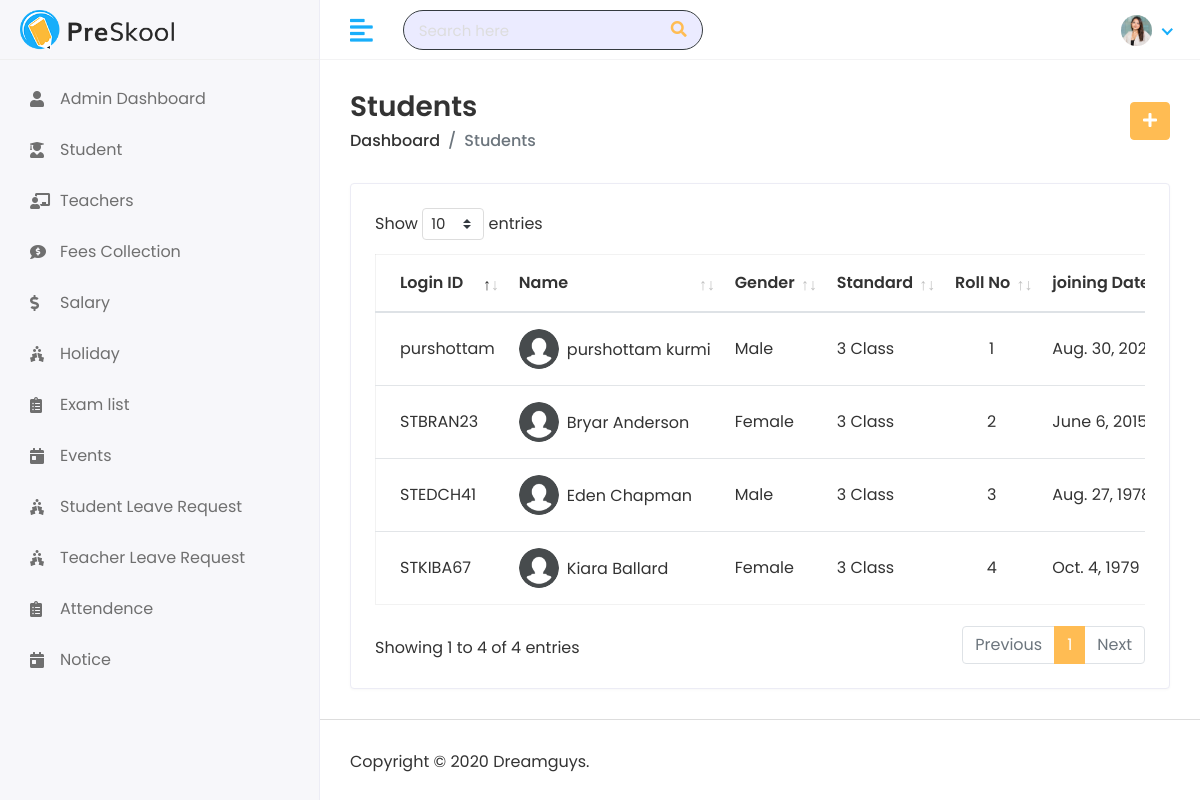
Screenshot of /admin-app/student/ (signed in) with the database file from the repository.
### student/models.py (models this page shows, shortened)
class Student(BaseModel):
    user = models.ForeignKey(CustomUser, on_delete=models.CASCADE)
    roll_no = models.PositiveIntegerField(blank=True, null=True)  # Automatically assigned
    joining_date = models.DateField(default=timezone.now)
    standard = models.ForeignKey(Standard, on_delete=models.CASCADE)

class Standard(BaseModel):
    STANDARD_CHOICES = [(i, f'Standard {i}') for i in range(1, 13)]
    standard = models.PositiveIntegerField(choices=STANDARD_CHOICES, default=1)
    teacher = models.ForeignKey(Teacher, on_delete=models.CASCADE)
    def __str__(self):
        return f"{self.standard}"

### accounts/models.py (models this page shows, shortened)
class CustomUser(AbstractUser):
    Teacher = "Teacher"
    Student = "Student"
    Admin = "Admin"
    USER_TYPE = ((Admin, "Admin"), (Teacher, "Teacher"), (Student, "Student"))
    GENDER = [("Male", "Male"), ("Female", "Female")]
    username = None
    Login_id = models.CharField(max_length=20, unique=True)
    user_type = models.CharField(choices=USER_TYPE, max_length=15,default=Admin)
    dob = models.DateField(null=True, blank=True)
    gender = models.CharField(max_length=10, choices=GENDER)
    phone_number = models.CharField(max_length=11)
    address = models.TextField()
    profile_image = models.ImageField(upload_to='profile/',default="default.png")
    USERNAME_FIELD = "Login_id"
    REQUIRED_FIELDS = []
    objects = CustomUserManager()

### custom_admin/views.py (the view)
# urls.py: path('student/', StudentList.as_view(), name='studentlist'),
class StudentList(LoginRequiredMixin,ListView):
    model=Student
    template_name = 'Admin/admin-student.html'
    context_object_name = 'students'

### templates/Admin/admin-student.html (shortened to what this page needs)
{% extends "Admin/admin-base.html" %}
{% load static %}
{% block content %}
            <div class="page-wrapper">
                <div class="content container-fluid">
                <div class="page-header">
                    <div class="row align-items-center">
                        <div class="col">
                            <h3 class="page-title">Students</h3>
                            <ul class="breadcrumb">
                            <li class="breadcrumb-item"><a href="{% url 'Admin:admindashboard' %}">Dashboard</a></li>
                            <li class="breadcrumb-item active">Students</li>
                            </ul>
                        </div>
                        <div class="col-auto text-right float-right ml-auto">
                            <a href="{% url 'Admin:addstudent' %}" class="btn btn-primary"><i class="fas fa-plus"></i></a>
                        </div>
                    </div>
                </div>
                <div class="row">
                    <div class="col-sm-12">
                        <div class="card card-table">
                            <div class="card-body">
                            <div class="table-responsive">
                                <table class="table table-hover table-center mb-0 datatable">
                                    <thead>
                                        <tr>
                                            <th>Login ID</th>
                                            <th>Name</th>
                                            <th>Gender</th>
                                            <th>Standard</th>
                                            <th>Roll No</th>
                                            <th>joining Date</th>
                                        </tr>
                                    </thead>
                                    <tbody>
                                        {% for student in students  %}
                                            <tr>
                                                <td>{{student.user.Login_id}}</td>
                                                <td>
                                                    <h2 class="table-avatar">
                                                        <a href="student-details.html" class="avatar avatar-sm mr-2"><img class="avatar-img rounded-circle" src="{{student.user.profile_image.url}}" alt="User Image"></a>
                                                        <a href="student-details.html">{{student.user.first_name}}&nbsp;{{student.user.last_name}}</a>
                                                    </h2>
                                                </td>
                                                <td>{{student.user.gender}}</td>
                                                <td>{{student.standard}}&nbsp;Class</td>
                                                <td class="text-center">{{student.roll_no}}</td>
                                                <td>{{student.joining_date}}</td>
                                            </tr>
                                        {% endfor %}
                                    </tbody>
                                </table>
                            </div>
                            </div>
                        </div>
                    </div>
                </div>
                </div>
{% endblock %}

### templates/Admin/admin-base.html (shortened to what this page needs)
{% load static %}
<!DOCTYPE html>
<html lang="en">
    <head>
        <link rel="stylesheet" href="{% static 'assets/plugins/bootstrap/css/bootstrap.min.css' %}">
        <link rel="stylesheet" href="{% static 'assets/plugins/fontawesome/css/fontawesome.min.css' %}">
        <link rel="stylesheet" href="{% static 'assets/plugins/fontawesome/css/all.min.css' %}">
        <link rel="stylesheet" href="{% static 'assets/plugins/datatables/datatables.min.css' %}">
        <link rel="stylesheet" href="{% static 'assets/css/style.css' %}">
    </head>
    <body>
        <div class="main-wrapper">
            <div class="header">
                <div class="header-left">
                <a href="{% url 'Admin:admindashboard' %}" class="logo">
                <img src="{% static 'assets/img/logo.png' %}" alt="Logo">
                </a>
                </div>
                <a href="javascript:void(0);" id="toggle_btn">
                <i class="fas fa-align-left"></i>
                </a>
                <div class="top-nav-search">
                <form>
                    <input type="text" class="form-control border-dark bg-light text-dark" placeholder="Search here">
                    <button class="btn" type="submit"><i class="fas fa-search"></i></button>
                </form>
                </div>
                <ul class="nav user-menu">
                <li class="nav-item dropdown has-arrow">
                    <a href="#" class="dropdown-toggle nav-link" data-toggle="dropdown">
                    <span class="user-img"><img class="rounded-circle" src="{% static 'assets/img/profiles/avatar-01.jpg' %}" width="31" alt="Ryan Taylor"></span>
                    </a>
                </li>
                </ul>
            </div>
            <div class="sidebar" id="sidebar">
                <div class="sidebar-inner slimscroll">
                <div id="sidebar-menu" class="sidebar-menu">
                    <ul>
                        <li>
                            <a href="{% url 'Admin:admindashboard' %}"><i class="fas fa-user"></i><span>Admin Dashboard</span></a>
                        </li>
                        <li>
                            <a href="{% url 'Admin:studentlist' %}"><i class="fas fa-user-graduate"></i><span>Student</span></a>
                        </li>
                        <li>
                            <a href="{% url 'Admin:teacherlist' %}"><i class="fas fa-chalkboard-teacher"></i><span>Teachers</span></a>
                        </li>
                        <li>
                            <a href="{% url 'Admin:feeslist' %}"><i class="fas fa-comment-dollar"></i><span>Fees Collection</span></a>
                        </li>
                        <li>
                            <a href="{% url 'Admin:salarylist' %}"><i class="fas fa-dollar-sign"></i><span>Salary</span></a>
                        </li>
                        <li>
                            <a href="{% url 'Admin:holidaylist' %}"><i class="fas fa-holly-berry"></i> <span>Holiday</span></a>
                        </li>
                        <li>
                            <a href="{% url 'Admin:examlist' %}"><i class="fas fa-clipboard-list"></i> <span>Exam list</span></a>
                        </li>
                        <li>
                            <a href="{% url 'Admin:eventlist' %}"><i class="fas fa-calendar-day"></i> <span>Events</span></a>
                        </li>
                        <li>
                            <a href="student-approve-reject.html"><i class="fas fa-holly-berry"></i> <span>Student Leave Request</span></a>
                        </li>
                        <li>
                            <a href="teachers-approve-reject.html"><i class="fas fa-holly-berry"></i> <span>Teacher Leave Request</span></a>
                        </li>
                        <li>
                            <a href="{% url 'Admin:attendencelist' %}"><i class="fas fa-clipboard-list"></i> <span>Attendence</span></a>
                        </li>
                        <li>
                            <a href="{% url 'Admin:noticelist' %}"><i class="fas fa-calendar-day"></i> <span>Notice</span></a>
                        </li>
                    </ul>
                </div>
                </div>
            </div>
            {% block content %}
            {% endblock %}
            <footer>
                <p>Copyright © 2020 Dreamguys.</p>
            </footer>
        </div>
        </div>
        </body>
    </html>

### rows the page displays
Student: user.Login_id "purshottam", user.profile_image (placeholder picture), user.first_name "purshottam", user.last_name "kurmi", user.gender "Male", standard "3", roll_no "1", joining_date "Aug. 30,…"
Student: user.Login_id "STBRAN23", user.profile_image (placeholder picture), user.first_name "Bryar", user.last_name "Anderson", user.gender "Female", standard "3", roll_no "2", joining_date "June 6,…"
Student: user.Login_id "STEDCH41", user.profile_image (placeholder picture), user.first_name "Eden", user.last_name "Chapman", user.gender "Male", standard "3", roll_no "3", joining_date "Aug. 27,…"
Student: user.Login_id "STKIBA67", user.profile_image (placeholder picture), user.first_name "Kiara", user.last_name "Ballard", user.gender "Female", standard "3", roll_no "4", joining_date "Oct. 4, 1979"
